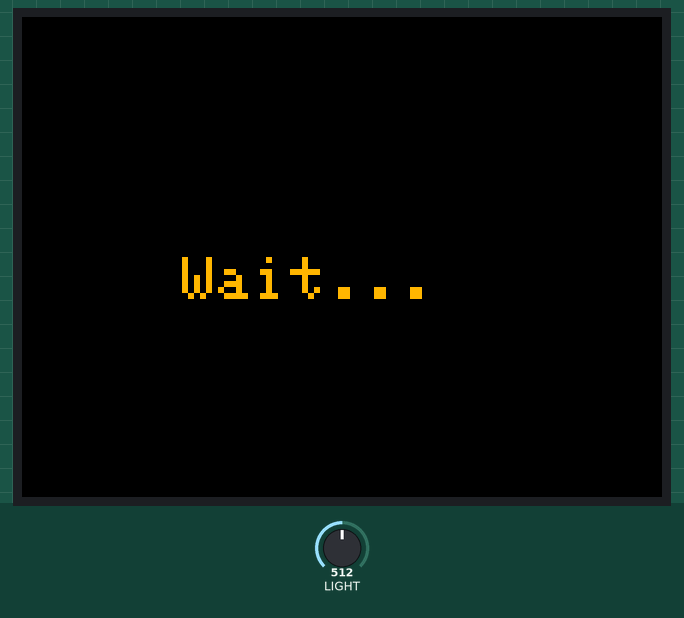
The sketch below on a simulated Seeed Wio Terminal. Parts: 320×240 colour display. The test bench sets the inputs (shaded band); at power-on: LIGHT = 512.

Above: at 0.4 s.
At 3.7 s:
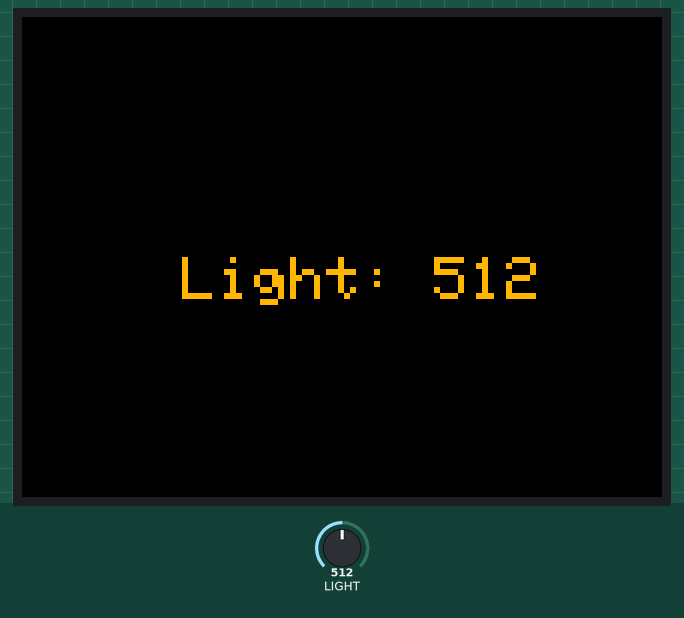
3.8 s: LIGHT set to 716
At 5.3 s:
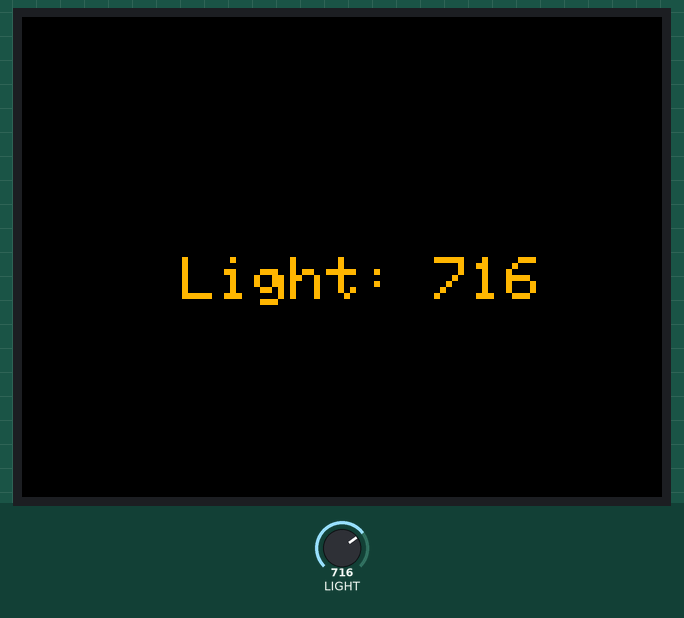
5.6 s: LIGHT set to 900
At 7.0 s:
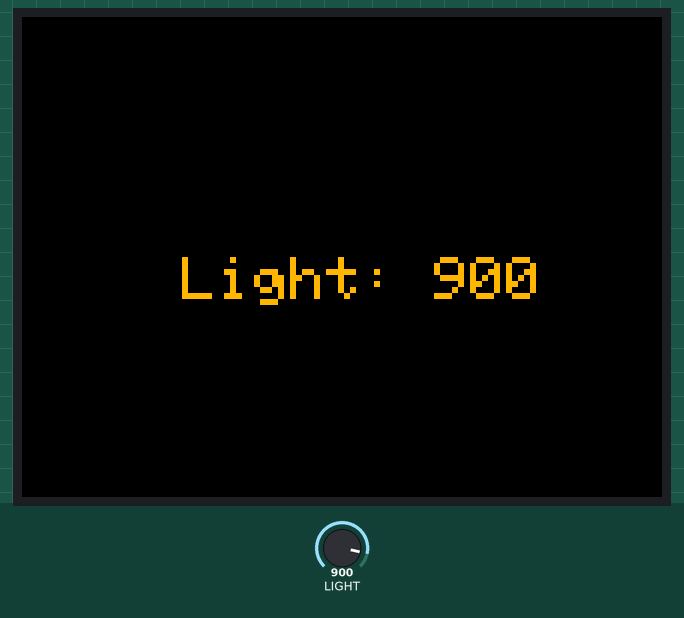
7.6 s: LIGHT set to 1023
At 8.5 s:
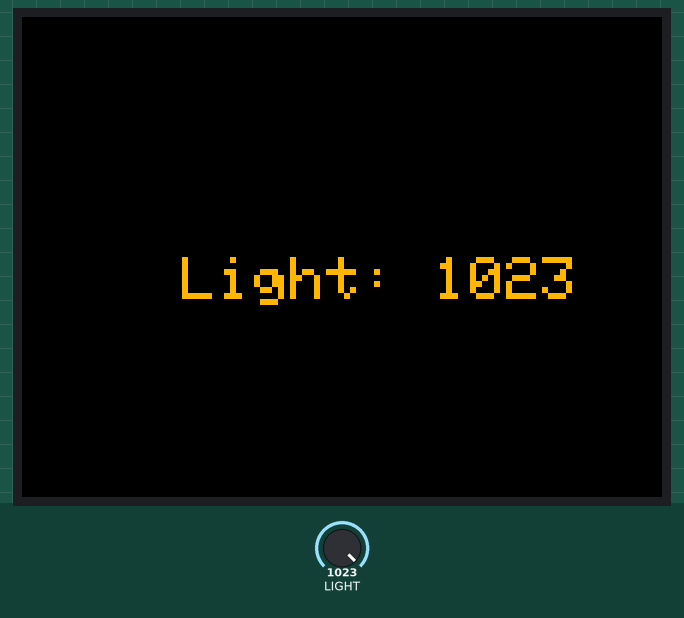
Timing chart, 0 to 10.6 s (numbered marks = the images above; inputs shaded):
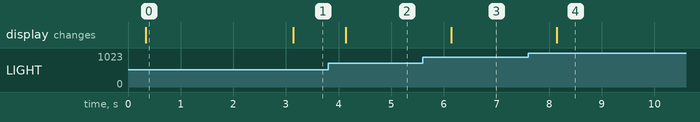

The sketch:

WIO-Example1101.ino
```cpp
// (licence header left out)
/* Fill in information from your Blynk Template here */
/* Read more: https://bit.ly/BlynkInject */
#define BLYNK_TEMPLATE_ID "TMPL6YmPDhkRs"
#define BLYNK_TEMPLATE_NAME "Light"
#define BLYNK_FIRMWARE_VERSION "0.1.0"
#define BLYNK_PRINT Serial
#define APP_DEBUG
#include "BlynkEdgent.h"
#include <TFT_eSPI.h>
TFT_eSPI tft;
BlynkTimer timer;

void sendLight(){
  int light = analogRead(WIO_LIGHT);
  String str = "Light: " + String(light);
  tft.drawString(str + String(" "), 80, 120);
  Blynk.virtualWrite(V0, light);
}

void setup() {
  Serial.begin(115200);
  delay(100);
  pinMode(WIO_LIGHT, INPUT);
  tft.begin();
  tft.setRotation(3);
  tft.fillScreen(TFT_BLACK);
  tft.setTextColor(TFT_ORANGE, TFT_BLACK);
  tft.setTextSize(3);
  tft.drawString("Wait...", 80, 120);
  BlynkEdgent.begin();
  timer.setInterval(1000L, sendLight);
}

void loop() {
  BlynkEdgent.run();
  timer.run();
}
```

Measured:
- after the input at 3.8 s, the display: changes after 0.34 s (image 2)
- after the input at 5.6 s, the display: changes after 0.54 s (image 3)
- after the input at 7.6 s, the display: changes after 0.54 s (image 4)
- what the display in image 0 shows lasts 2.8 s, from 0.3 s to 3.1 s
